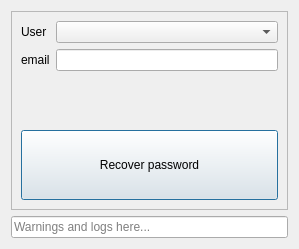
<?xml version="1.0" encoding="UTF-8"?>
<ui version="4.0">
 <class>Dialog</class>
 <widget class="QDialog" name="Dialog">
  <property name="geometry">
   <rect>
    <x>0</x>
    <y>0</y>
    <width>299</width>
    <height>249</height>
   </rect>
  </property>
  <property name="windowTitle">
   <string>Dialog</string>
  </property>
  <layout class="QVBoxLayout" name="verticalLayout">
   <item>
    <widget class="QFrame" name="frame">
     <property name="frameShape">
      <enum>QFrame::StyledPanel</enum>
     </property>
     <property name="frameShadow">
      <enum>QFrame::Raised</enum>
     </property>
     <layout class="QVBoxLayout" name="verticalLayout_2">
      <item>
       <layout class="QFormLayout" name="formLayout">
        <item row="0" column="0">
         <widget class="QLabel" name="all_users_label">
          <property name="text">
           <string>User</string>
          </property>
         </widget>
        </item>
        <item row="0" column="1">
         <widget class="QComboBox" name="users_comboBox"/>
        </item>
        <item row="1" column="0">
         <widget class="QLabel" name="label_2">
          <property name="text">
           <string>email</string>
          </property>
         </widget>
        </item>
        <item row="1" column="1">
         <widget class="QLineEdit" name="email_lineEdit">
          <property name="focusPolicy">
           <enum>Qt::WheelFocus</enum>
          </property>
         </widget>
        </item>
       </layout>
      </item>
      <item>
       <spacer name="verticalSpacer_2">
        <property name="orientation">
         <enum>Qt::Vertical</enum>
        </property>
        <property name="sizeHint" stdset="0">
         <size>
          <width>20</width>
          <height>34</height>
         </size>
        </property>
       </spacer>
      </item>
      <item>
       <widget class="QPushButton" name="recover_pushButton">
        <property name="minimumSize">
         <size>
          <width>0</width>
          <height>70</height>
         </size>
        </property>
        <property name="maximumSize">
         <size>
          <width>16777215</width>
          <height>70</height>
         </size>
        </property>
        <property name="text">
         <string>Recover password</string>
        </property>
       </widget>
      </item>
     </layout>
    </widget>
   </item>
   <item>
    <widget class="QFrame" name="log_frame">
     <layout class="QHBoxLayout" name="log_layout">
      <property name="spacing">
       <number>0</number>
      </property>
      <property name="leftMargin">
       <number>0</number>
      </property>
      <property name="topMargin">
       <number>0</number>
      </property>
      <property name="rightMargin">
       <number>0</number>
      </property>
      <property name="bottomMargin">
       <number>0</number>
      </property>
      <item>
       <widget class="QLineEdit" name="log_lineEdit">
        <property name="readOnly">
         <bool>true</bool>
        </property>
        <property name="placeholderText">
         <string>Warnings and logs here...</string>
        </property>
       </widget>
      </item>
     </layout>
    </widget>
   </item>
  </layout>
 </widget>
 <resources/>
 <connections/>
</ui>
